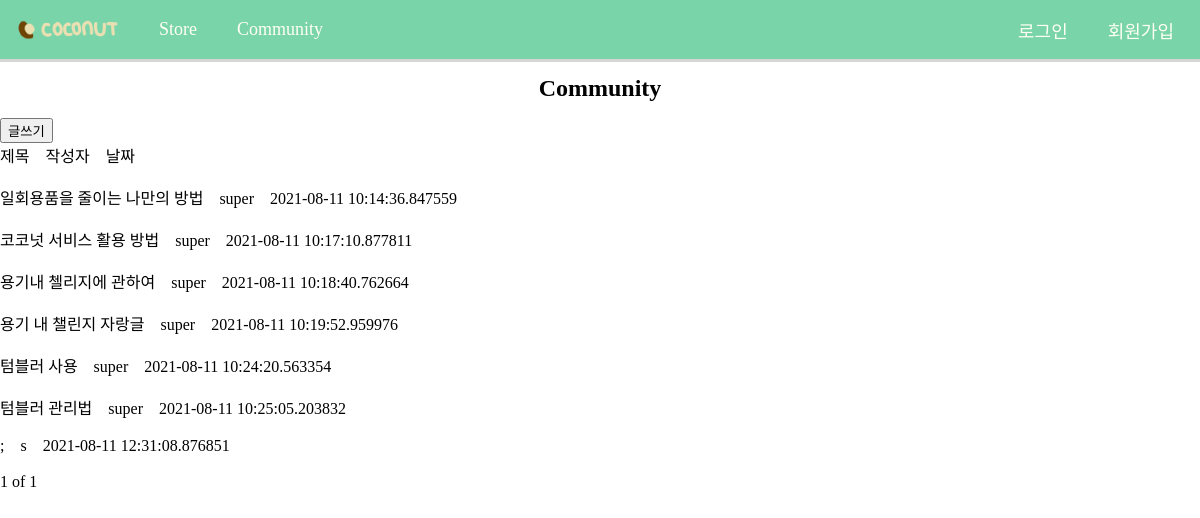
The app's page /community/main/, older data.
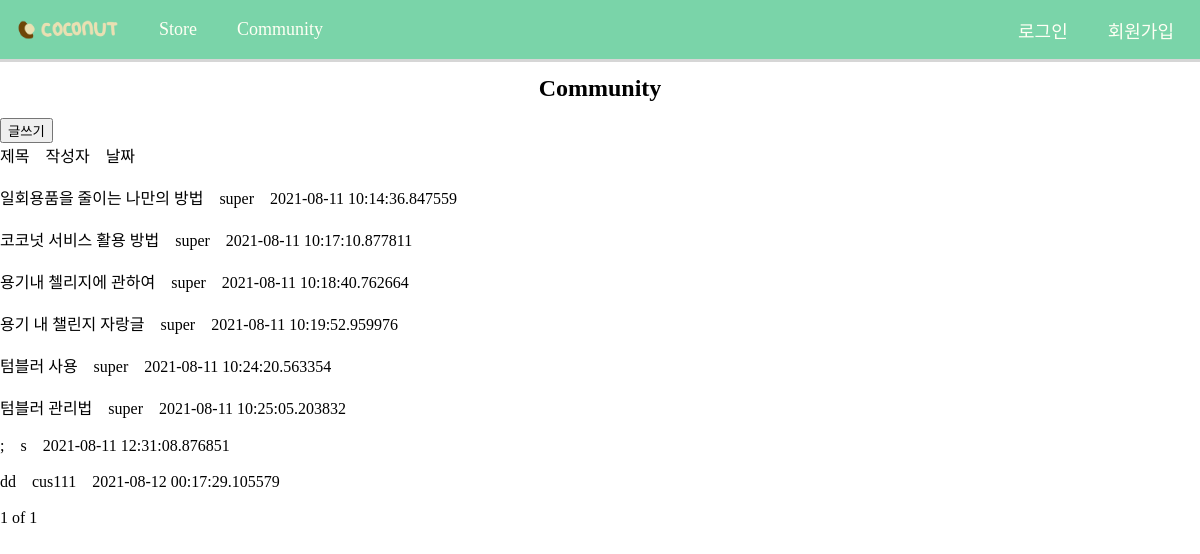
The same page, newer data.
### community/models.py (models this page shows, shortened)
class Community(models.Model):
    writer = models.CharField(max_length=200, default='')
    title = models.CharField(max_length=200, default='')
    content = models.CharField(max_length=200, default='')
    subdate = models.CharField(max_length=200, default='')

### community/views.py (the view)
# urls.py: path('main/', views.commu_main, name = "commu_main"),
def commu_main(request):
    communitys = Community.objects
    community_list = Community.objects.all()
    paginator = Paginator(community_list,10)
    page = request.GET.get('page')
    posts = paginator.get_page(page)
    return render(request,'commu_main.html',{'communitys':communitys,'posts':posts})

### community/templates/commu_main.html (shortened to what this page needs)
<!DOCTYPE html>
<html lang="en">
{% load static %}
<head>
    <link rel="stylesheet" type="text/css" href="{% static 'css/base.css' %}" />
</head>
<body>
    {% include 'base.html'%}
    <div class="main">
        <h1>Community</h1>
        <div class = "button">
            <button onclick=location.href="{%url 'commu_create'%}">글쓰기</button>
            <br>
        </div>
        <div class = "content">
            <span>제목</span>&nbsp&nbsp&nbsp
            <span>작성자</span>&nbsp&nbsp&nbsp
            <span>날짜</span>
            <br>
            <br>
            {% for community in posts %}
                <span><a href = "{% url 'commu_detail' community.id%}">{{community.title}}</a></span>&nbsp&nbsp&nbsp
                <span>{{community.writer}}</span>&nbsp&nbsp&nbsp
                <span>{{community.subdate}}</span>
                <br>
                <br>
            {% endfor %}
            <span>{{posts.number}}</span>
            <span>of</span>
            <span>{{posts.paginator.num_pages}}</span>
        </div>
    </div>
</body>
</html>

### coconutproject/templates/base.html (shortened to what this page needs)
{% load static %}
    <nav class="nav-container">
        {%if user.is_authenticated%}
            <div class="main-nav-logo">
                <a href = "{% url 'home'%}">
                    <img src="/static/img/coconut_logo.png" class="nav-logo-img">
                </a>
            </div>
            <div class="nav-item-left-container">
                <div class="nav-item-menu">
                    <li><a href="{% url 'map'%}">Store</a> </li>
                    <li><a href="{% url 'commu_main'%}">Community</a> </li>
                </div>
            </div>
            <div class="nav-item-right-container">
                <li><a href="{% url 'store_registration'%}">가맹점 등록</a> </li>
                <li><a href="{% url 'qrpage'%}">QR</a> </li>
                <li><a href="{% url 'qr_scan'%}">SCAN</a> </li>
                <li><a href="{% url 'mypoint'%}">마이페이지</a> </li>
                <li><a href="{% url 'logout'%}">로그아웃</a> </li>
            </div>
            <div class="navbar-tooglebox">
                <span class="iconify" data-icon="ci:hamburger" style="color: #fffff4;" data-width="40"></span>
            </div>
        {%else%}
            <div class="main-nav-logo">
                <a href = "{% url 'home'%}">
                    <img src="/static/img/coconut_logo.png" class="nav-logo-img">
                </a>
            </div>
            <div class="nav-item-left-container">
                <div class="nav-item-menu">
                    <li><a href="{% url 'map'%}">Store</a> </li>
                    <li><a href="{% url 'commu_main'%}">Community</a> </li>
                </div>
            </div>
            <div class="nav-item-right-container"></ul>
                <li><a href="{% url 'login'%}">로그인</a> </li>
                <li><a href="{% url 'signup_choice'%}">회원가입</a> </li>
            </div>
        {%endif%}
    </nav>

### coconutproject/static/css/base.css (style rules this page uses)
:root { --mint: #7ad4a9; --brown: #754434; --ivory: #fffff4; --title: 25px; --subtitle: 17px; --content: 15px; }
* { font-family: "InfinitySans-RegularA1"; }
body { margin: 0; padding: 0; }
a { text-decoration: none; color: black; }
.nav-container a { text-decoration: none; color: var(--ivory); }
h1 { display: flex; justify-content: center; font-size: 2vw; font-weight: bold; width: 100%; }
.nav-container { display: flex; justify-content: space-between; align-items: center; width: 100%; background-color: var(--mint); font-size: 18px; font-family: InfinitySans-RegularA1; box-shadow: 0 0 0 3px #cccc ; padding: 0.5% 0; }
.nav-item-left-container { display: flex; justify-content: flex-start; width: 30%; }
.main-nav-logo { margin-left: 0.5%; padding: 0; }
.main-nav-logo a { margin: 0; padding: 0; height: 47px; }
.nav-logo-img { margin: 0; padding: 0; width: auto; height: 47px; vertical-align: bottom; }
.nav-item-menu { display: flex; list-style: none; }
.nav-item-menu li { padding: 10px 20px; }
.nav-item-right-container { display: flex; justify-content: flex-end; list-style: none; padding-left: 0; margin-right: 0.5%; width: 60%; }
.nav-item-right-container li { padding: 10px 20px; }

Row changes from the older to the newer data that the page shows:
added Community: title "dd", writer "cus111", subdate "2021-08-12 00:17:29.105579"
